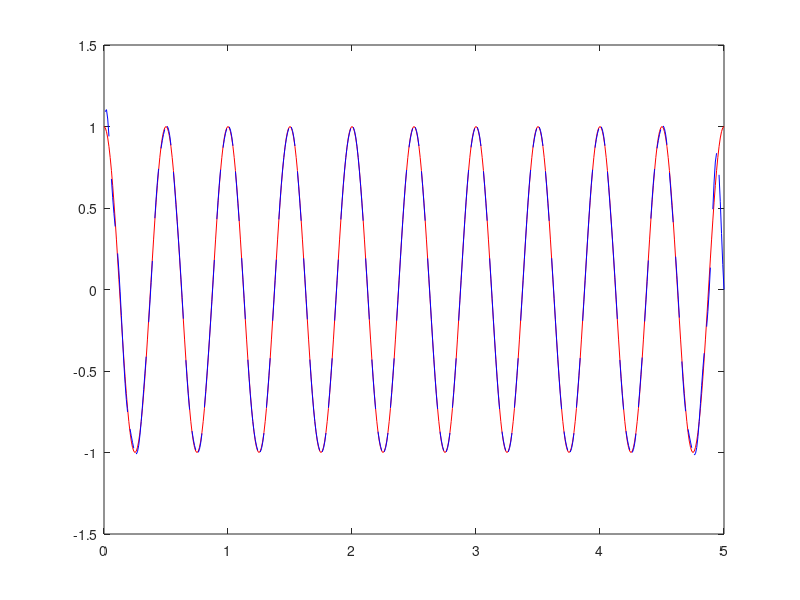

MATLAB code to generate this figure:
%Probkowanie 1
clc;clear all; close all;
t=0:0.01:5;
N=100;%liczba probek
n=0:N-1;%probki
fs=20;%czestotliwosc probkowania
fo=2;%czestotliwosc sygnalu
ts=n./fs;


x=cos(2*pi*fo*t);%sygnal probkowany
X=cos(2*pi*fo*ts);%sygnal sprobkowany

odtw=zeros(1,length(t));
for i=1:N
odtw=odtw+X(i).*(sin(pi*fs*(t-n(i).*(1/fs))))./(pi*fs*(t-n(i).*(1/fs)));
end

figure(1)
    plot(t,x,'r-');hold on;
    plot(t,odtw,'b-')
